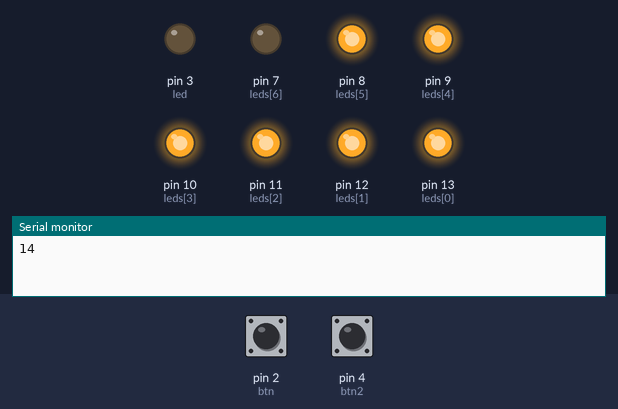
A sketch run on a simulated Arduino Uno, built with avr-gcc and run on an emulated ATmega328P. Parts: output pins drawn as LEDs (lit = HIGH), the last lines printed to the serial monitor. The inputs (shaded band) are chosen by the test bench; at power-on: pin 4 (btn2) LOW, pin 2 (btn) LOW. Random numbers use the default seed unless the sketch sets one.

Above: at 1.2 s.
1.3 s: pin 4 (btn2) pulled HIGH for 1 s
At 3.4 s:
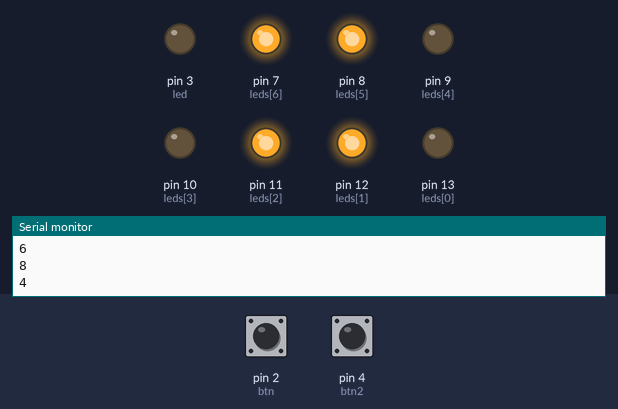
3.8 s: pin 2 (btn) pulled HIGH for 0.15 s
At 4.8 s:
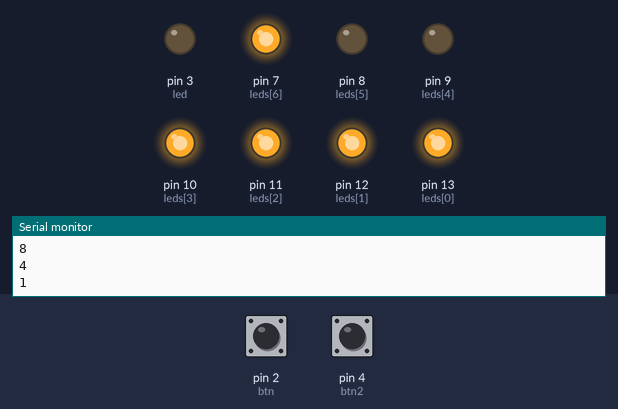
5.4 s: pin 4 (btn2) pulled HIGH for 0.15 s
At 6.1 s:
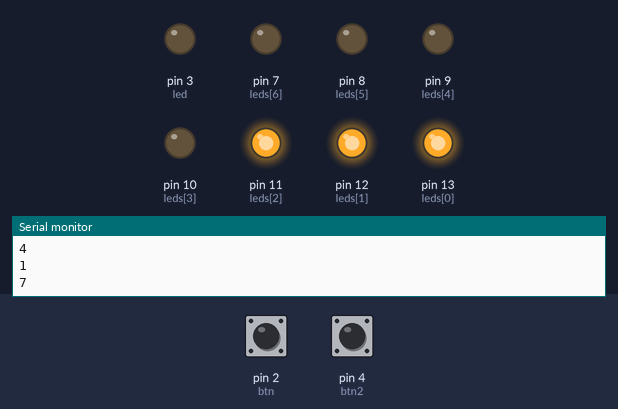
7.0 s: pin 4 (btn2) pulled HIGH for 3.2 s
At 10.8 s:
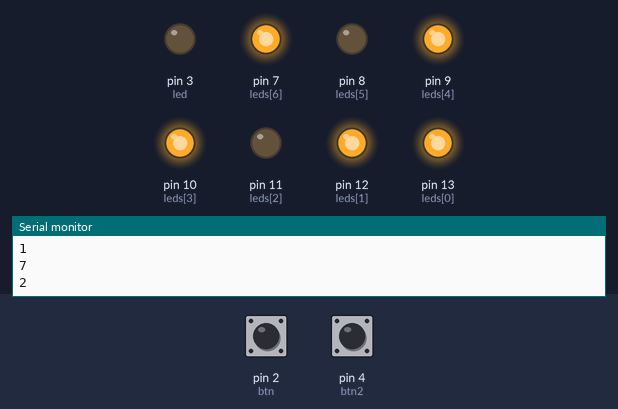
11.7 s: pin 4 (btn2) pulled HIGH for 0.15 s
At 12.1 s:
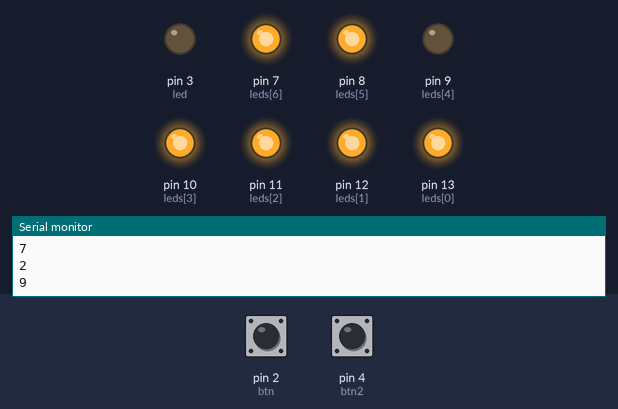
13.3 s: pin 4 (btn2) pulled HIGH for 0.15 s
At 14.5 s:
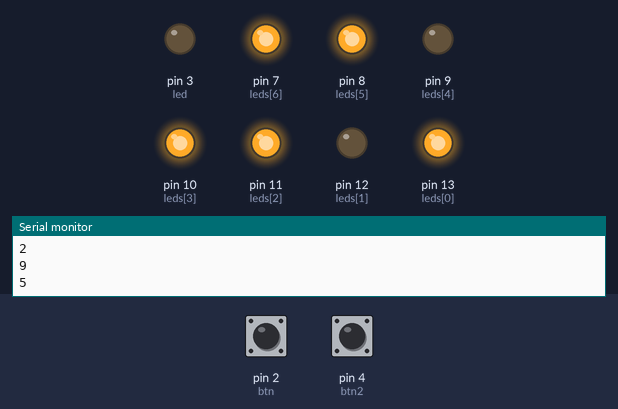
Timing chart, 0 to 15.9 s (numbered marks = the images above; inputs shaded):
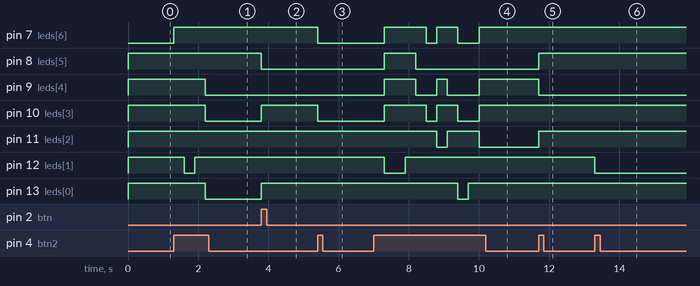

The sketch:

torta_cara.ino
```cpp
int btn = 2;
int btn2 = 4;
int valor = 0;
int valor2 = 0;
int ult_valor = 0;
int contador = 0;
int led = 3;
long aleatorio;
long num_ale;
int leds[] = {13, 12, 11, 10, 9, 8, 7};
int display[10][7] = {
  { 1, 1, 1, 1, 1, 1, 0 },
  { 0, 1, 1, 0, 0, 0, 0 },
  { 1, 1, 0, 1, 1, 0, 1 },
  { 1, 1, 1, 1, 0, 0, 1 },
  { 0, 1, 1, 0, 0, 1, 1 },
  { 1, 0, 1, 1, 0, 1, 1 },
  { 1, 0, 1, 1, 1, 1, 1 },
  { 1, 1, 1, 0, 0, 0, 0 },
  { 1, 1, 1, 1, 1, 1, 1 },
  { 1, 1, 1, 1, 0, 1, 1 }
};

void setup() {
  for (int i = 0; i < 7; i++) {
    pinMode(leds[i], OUTPUT);
  }

  // Inicializa os LEDs com o número 0 no display de 7 segmentos
  visor(0);

  pinMode(btn, INPUT);
  pinMode(btn2, INPUT);
  pinMode(led, OUTPUT);

  randomSeed(analogRead(0));
  aleatorio = random(10, 30);

  Serial.begin(9600);
  Serial.println(aleatorio);
}

void loop() {
  // Leitura dos botões
  valor = digitalRead(btn);
  valor2 = digitalRead(btn2);

  // Gera um número aleatório ao apertar o segundo botão
  if (valor2 == 1) {
    num_ale = random(1, 10);
    visor(num_ale);
    Serial.println(num_ale);
    delay(300);  // Delay para evitar múltiplas leituras
  }

  // Contador ao apertar o primeiro botão
  if (valor == 1 && ult_valor == 0 && num_ale > 0) {  // Verifica se num_ale > 0
    contador++;
    num_ale--;
    visor(num_ale);
    Serial.println(contador);
    delay(300);  // Delay para evitar múltiplas leituras
  }

  ult_valor = valor;

  // Acende o LED se o contador atingir o número aleatório
  if (contador >= aleatorio) {
    digitalWrite(led, HIGH);
  }
}

int visor(int num) {
  // Atualiza o display com o número atual
  for (int coluna = 0; coluna < 7; coluna++) {
    digitalWrite(leds[coluna], display[num][coluna]);
  }
  return 0;
}
```

Measured:
- after the input at 1.3 s, pin 7 (leds[6]): LOW → HIGH at once; pin 9 (leds[4]), pin 10 (leds[3]), pin 13 (leds[0]): HIGH → LOW after 0.90 s; pin 12 (leds[1]): HIGH → LOW after 0.30 s, → HIGH 0.30 s later
- after the input at 3.8 s, pin 8 (leds[5]): HIGH → LOW at once; pin 10 (leds[3]), pin 13 (leds[0]): LOW → HIGH at once
- after the input at 5.4 s, pin 7 (leds[6]), pin 10 (leds[3]): HIGH → LOW at once
- after the input at 7.0 s, pin 7 (leds[6]): goes HIGH 1.2 s, LOW 0.30 s, HIGH 0.60 s, LOW 0.60 s, then HIGH, starting after 0.30 s; pin 8 (leds[5]): LOW → HIGH after 0.30 s, → LOW 0.90 s later
- after the input at 11.7 s, pin 8 (leds[5]), pin 11 (leds[2]): LOW → HIGH at once; pin 9 (leds[4]): HIGH → LOW at once
- after the input at 13.3 s, pin 12 (leds[1]): HIGH → LOW at once
